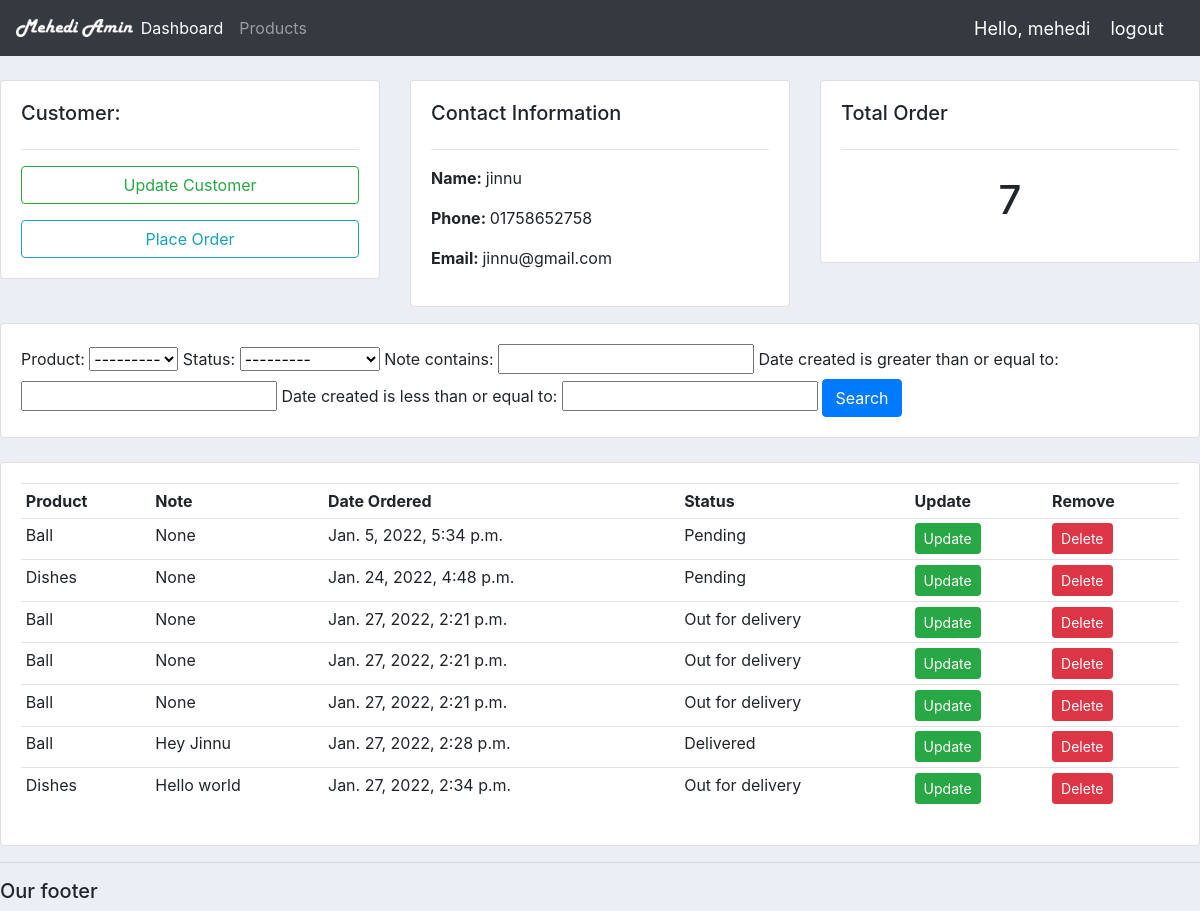
The app's page /customer/1/ (signed in) with its own data.
### accounts/models.py (models this page shows, shortened)
class Customer(models.Model):
    name = models.CharField(max_length=200, null=True)
    phone = models.CharField(max_length=200, null=True)
    email = models.CharField(max_length=200, null=True)
    date_created = models.DateTimeField(auto_now_add=True, null=True)

class Order(models.Model):
    STATUS = (
        ('Pending', 'Pending'),
        ('Out for delivery', 'Out for delivery'),
        ('Delivered', 'Delivered'),
    )
    customer = models.ForeignKey(Customer, null=True, on_delete= models.SET_NULL)
    product = models.ForeignKey(Product, null=True, on_delete= models.SET_NULL)
    date_created = models.DateTimeField(auto_now_add=True, null=True)
    status = models.CharField(max_length=200, null=True, choices=STATUS)
    note = models.CharField(max_length=1000, null=True)

class Product(models.Model):
    CATEGORY = (
        ('Indoor', 'Indoor'),
        ('Out Door', 'Out Door'),
    )
    name = models.CharField(max_length=200, null=True)
    price = models.FloatField(null=True)
    category = models.CharField(max_length=200, null=True, choices=CATEGORY)
    description = models.CharField(max_length=200, null=True, blank=True)
    date_created = models.DateTimeField(auto_now_add=True, null=True)
    tags = models.ManyToManyField(Tag)
    def __str__(self):
        return self.name

### accounts/decorators.py (the view)
        def wrapper_func(request, *args, **kwargs):
            group = None
            if request.user.groups.exists():
                group = request.user.groups.all()[0].name
            if group in allowed_roles:
                return view_func(request, *args, **kwargs)
            else:
                return HttpResponse('You are not authorized to view this page')

### accounts/views.py (called while the page is built)
@login_required(login_url='login')
@allowed_users(allowed_roles=['admin'])
def customer(request, pk_test):
    customer = Customer.objects.get(id=pk_test)
    orders = customer.order_set.all()
    order_count = orders.count()
    myFilter = OrderFilter(request.GET, queryset=orders)
    orders = myFilter.qs
    context = {'customer':customer, 'orders':orders, 'order_count':order_count,'myFilter':myFilter}
    return render(request,'accounts/customer.html',context)

### accounts/templates/accounts/customer.html
{% extends 'accounts/main.html' %}
{% block content %}
<br>
<div class="row">
    <div class="col-md">
        <div class="card card-body">
            <h5>Customer:</h5>
            <hr>
            <a href="" class="btn btn-outline-success btn-sm-btn-block mb-3">Update Customer</a>
            <a href="{% url 'create_order' customer.id %}" class="btn btn-outline-info btn-sm-btn-block">Place Order</a>
        </div>
    </div>
    <div class="col-md">
        <div class="card card-body">
            <h5>Contact Information</h5>
            <hr>
            <p><b>Name: </b>{{customer.name}}</p>
            <p><b>Phone: </b> {{customer.phone}}</p>
            <p><b>Email: </b> {{customer.email}}</p>
        </div>
    </div>
    <div class="col-md">
        <div class="card card-body">
            <h5>Total Order</h5>
            <hr>
            <h1 style="text-align: center; padding: 10px;">{{order_count}}</h1>
        </div>
    </div>
</div>
<div class="row">
    <div class="col mt-3">
        <div class="card card-body">
            <form method = "get">
                {{myFilter.form}}
                <button class="btn btn-primary" type="submit">Search</button>
            </form>
        </div>
    </div>
</div>
<br>
<div class="row">
    <div class="col-md">
        <div class="card card-body">
            <table class="table table-sm">
                <tr>
                    <th>Product</th>
                    <th>Note</th>
                    <th>Date Ordered</th>
                    <th>Status</th>
                    <th>Update</th>
                    <th>Remove</th>
                </tr>
                {% for order in orders %}
                <tr>
                    <td>{{order.product}}</td>
                    <td>{{order.note}}</td>
                    <td>{{order.date_created}}</td>
                    <td>{{order.status}}</td>
                    <td><a href="#" class="btn btn-sm btn-success">Update</a></td>
                    <td><a href="#" class="btn btn-sm btn-danger">Delete</a></td>
                </tr>
                {%endfor%}
            </table>
        </div>
    </div>
</div>
{% endblock %}

### accounts/templates/accounts/navbar.html (shortened to what this page needs)
{% load static %}
<nav class="navbar navbar-expand-lg navbar-dark bg-dark nav-logo">
<img src="{% static 'images/logo.png' %}" alt="logo"></a>
  <div class="collapse navbar-collapse" id="navbarNav">
    <ul class="navbar-nav">
      {% if request.user.is_staff %}
      <li class="nav-item active">
        <a class="nav-link" href="{% url 'home' %}">Dashboard</a>
      </li>
      <li class="nav-item">
        <a class="nav-link" href="{% url 'products' %}">Products</a>
      </li>
      {% endif %}
    </ul>
  </div>
  <span class="hello-msg">Hello, {{request.user}}</span>
  <span><a class="hello-msg" href="{% url 'logout' %}">logout</a></span>
</nav>

### static/css/main.css (style rules this page uses)
body { background-color: #ebeff5; }
.nav-logo img { width: 10%; }

### accounts/templates/accounts/navbar.html (style rules this page uses)
.hello-msg { font-size: 18px; color: #fff; margin-right: 20px; }

### records on screen
Customer: name "jinnu", phone "01758652758", email "jinnu@gmail.com"
Order: product "Ball", note "None", date_created "Jan. 5, 2022, 5:34 p.m.", status "Pending"
Order: product "Dishes", note "None", date_created "Jan. 24, 2022, 4:48 p.m.", status "Pending"
Order: product "Ball", note "None", date_created "Jan. 27, 2022, 2:21 p.m.", status "Out for delivery"
Order: product "Ball", note "None", date_created "Jan. 27, 2022, 2:21 p.m.", status "Out for delivery"
Order: product "Ball", note "None", date_created "Jan. 27, 2022, 2:21 p.m.", status "Out for delivery"
Order: product "Ball", note "Hey Jinnu", date_created "Jan. 27, 2022, 2:28 p.m.", status "Delivered"
Order: product "Dishes", note "Hello world", date_created "Jan. 27, 2022, 2:34 p.m.", status "Out for delivery"

### other values on screen
{{ request.user }} "mehedi"
{{ order_count }} "7"
